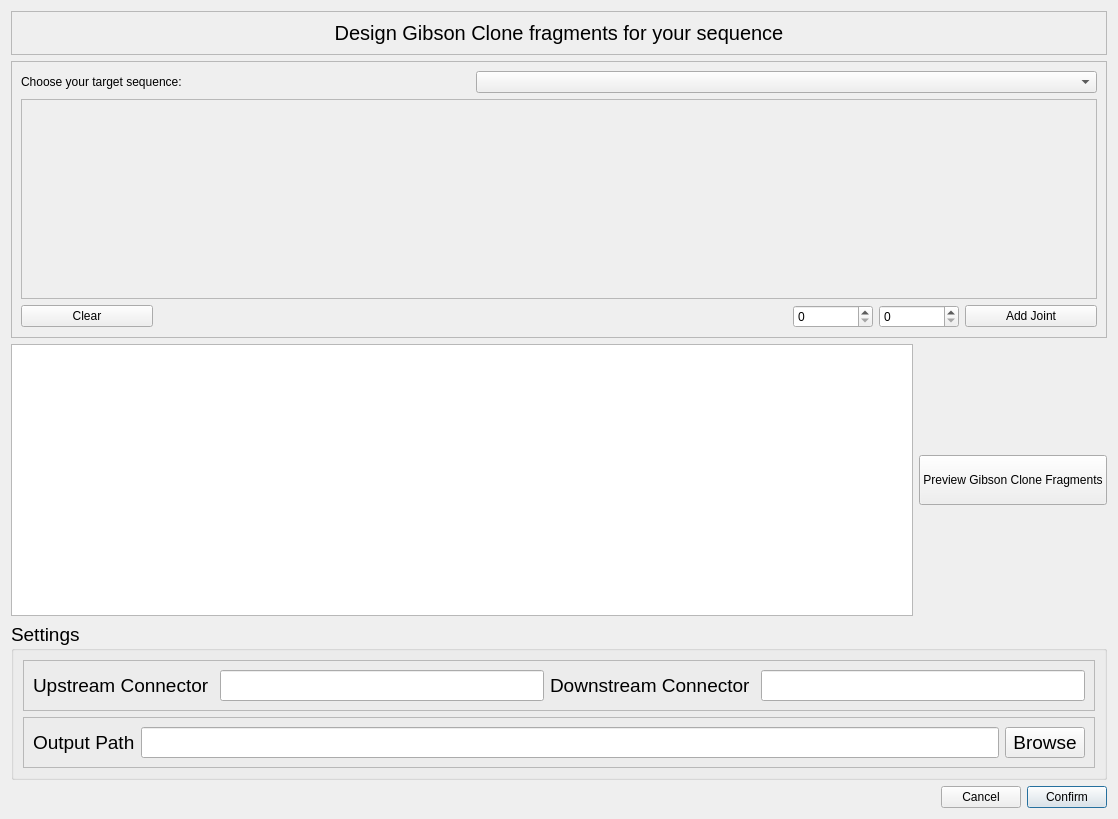
<?xml version="1.0" encoding="UTF-8"?>
<ui version="4.0">
 <class>GibsonSingleDialog</class>
 <widget class="QDialog" name="GibsonSingleDialog">
  <property name="geometry">
   <rect>
    <x>0</x>
    <y>0</y>
    <width>1118</width>
    <height>819</height>
   </rect>
  </property>
  <property name="windowTitle">
   <string>Gibson Clone fragments design</string>
  </property>
  <layout class="QGridLayout" name="gridLayout_10">
   <item row="3" column="0" colspan="3">
    <widget class="QGroupBox" name="groupBox">
     <property name="font">
      <font>
       <pointsize>14</pointsize>
      </font>
     </property>
     <property name="title">
      <string>Settings</string>
     </property>
     <layout class="QGridLayout" name="gridLayout_5">
      <item row="0" column="0" colspan="2">
       <widget class="QFrame" name="frame_4">
        <property name="frameShape">
         <enum>QFrame::StyledPanel</enum>
        </property>
        <property name="frameShadow">
         <enum>QFrame::Raised</enum>
        </property>
        <layout class="QGridLayout" name="gridLayout_4">
         <item row="0" column="0">
          <widget class="QLabel" name="label_5">
           <property name="text">
            <string>Upstream Connector </string>
           </property>
          </widget>
         </item>
         <item row="0" column="2">
          <widget class="QLabel" name="label_6">
           <property name="text">
            <string>Downstream Connector </string>
           </property>
          </widget>
         </item>
         <item row="0" column="1">
          <widget class="QLineEdit" name="jointUP"/>
         </item>
         <item row="0" column="3">
          <widget class="QLineEdit" name="jointDOWN"/>
         </item>
        </layout>
       </widget>
      </item>
      <item row="1" column="0" colspan="2">
       <widget class="QFrame" name="frame_3">
        <property name="frameShape">
         <enum>QFrame::StyledPanel</enum>
        </property>
        <property name="frameShadow">
         <enum>QFrame::Raised</enum>
        </property>
        <layout class="QGridLayout" name="gridLayout_6">
         <item row="0" column="2">
          <widget class="QPushButton" name="pushButtonBrowse">
           <property name="text">
            <string>Browse</string>
           </property>
          </widget>
         </item>
         <item row="0" column="1">
          <widget class="QLineEdit" name="outpath"/>
         </item>
         <item row="0" column="0">
          <widget class="QLabel" name="label_3">
           <property name="text">
            <string>Output Path</string>
           </property>
          </widget>
         </item>
        </layout>
       </widget>
      </item>
     </layout>
    </widget>
   </item>
   <item row="4" column="1">
    <widget class="QPushButton" name="pushButtonCancel">
     <property name="text">
      <string>Cancel</string>
     </property>
    </widget>
   </item>
   <item row="2" column="0" colspan="3">
    <layout class="QHBoxLayout" name="horizontalLayout_2">
     <item>
      <widget class="QTextEdit" name="textEdit"/>
     </item>
     <item>
      <widget class="QPushButton" name="pushButtonGenerate">
       <property name="minimumSize">
        <size>
         <width>0</width>
         <height>50</height>
        </size>
       </property>
       <property name="text">
        <string>Preview Gibson Clone Fragments</string>
       </property>
      </widget>
     </item>
    </layout>
   </item>
   <item row="4" column="2">
    <widget class="QPushButton" name="pushButtonConfirm">
     <property name="text">
      <string>Confirm</string>
     </property>
     <property name="autoDefault">
      <bool>false</bool>
     </property>
     <property name="default">
      <bool>true</bool>
     </property>
    </widget>
   </item>
   <item row="4" column="0">
    <spacer name="horizontalSpacer_4">
     <property name="orientation">
      <enum>Qt::Horizontal</enum>
     </property>
     <property name="sizeHint" stdset="0">
      <size>
       <width>915</width>
       <height>20</height>
      </size>
     </property>
    </spacer>
   </item>
   <item row="0" column="0" colspan="3">
    <widget class="QFrame" name="frame">
     <property name="maximumSize">
      <size>
       <width>16777215</width>
       <height>50</height>
      </size>
     </property>
     <property name="frameShape">
      <enum>QFrame::StyledPanel</enum>
     </property>
     <property name="frameShadow">
      <enum>QFrame::Raised</enum>
     </property>
     <layout class="QGridLayout" name="gridLayout">
      <item row="0" column="0">
       <widget class="QLabel" name="label_2">
        <property name="font">
         <font>
          <pointsize>15</pointsize>
         </font>
        </property>
        <property name="layoutDirection">
         <enum>Qt::LeftToRight</enum>
        </property>
        <property name="text">
         <string>Design Gibson Clone fragments for your sequence</string>
        </property>
        <property name="alignment">
         <set>Qt::AlignCenter</set>
        </property>
       </widget>
      </item>
     </layout>
    </widget>
   </item>
   <item row="1" column="0" colspan="3">
    <widget class="QFrame" name="frame_2">
     <property name="minimumSize">
      <size>
       <width>0</width>
       <height>200</height>
      </size>
     </property>
     <property name="frameShape">
      <enum>QFrame::StyledPanel</enum>
     </property>
     <property name="frameShadow">
      <enum>QFrame::Raised</enum>
     </property>
     <layout class="QGridLayout" name="gridLayout_3">
      <item row="0" column="0" colspan="2">
       <widget class="QLabel" name="label">
        <property name="maximumSize">
         <size>
          <width>300</width>
          <height>16777215</height>
         </size>
        </property>
        <property name="text">
         <string>Choose your target sequence:</string>
        </property>
       </widget>
      </item>
      <item row="1" column="0" colspan="5">
       <widget class="QFrame" name="frame_5">
        <property name="minimumSize">
         <size>
          <width>0</width>
          <height>200</height>
         </size>
        </property>
        <property name="maximumSize">
         <size>
          <width>16777215</width>
          <height>200</height>
         </size>
        </property>
        <property name="frameShape">
         <enum>QFrame::StyledPanel</enum>
        </property>
        <property name="frameShadow">
         <enum>QFrame::Raised</enum>
        </property>
        <layout class="QGridLayout" name="gridLayout_2">
         <item row="0" column="0">
          <layout class="QGridLayout" name="gridLayoutSeq"/>
         </item>
        </layout>
       </widget>
      </item>
      <item row="2" column="0">
       <widget class="QPushButton" name="clear">
        <property name="text">
         <string>Clear</string>
        </property>
       </widget>
      </item>
      <item row="2" column="1" colspan="2">
       <spacer name="horizontalSpacer">
        <property name="orientation">
         <enum>Qt::Horizontal</enum>
        </property>
        <property name="sizeHint" stdset="0">
         <size>
          <width>628</width>
          <height>20</height>
         </size>
        </property>
       </spacer>
      </item>
      <item row="2" column="3">
       <layout class="QHBoxLayout" name="horizontalLayout_3">
        <item>
         <widget class="QSpinBox" name="spinBoxStart">
          <property name="minimumSize">
           <size>
            <width>80</width>
            <height>0</height>
           </size>
          </property>
          <property name="maximum">
           <number>9999</number>
          </property>
         </widget>
        </item>
        <item>
         <widget class="QSpinBox" name="spinBoxEnd">
          <property name="minimumSize">
           <size>
            <width>80</width>
            <height>0</height>
           </size>
          </property>
          <property name="maximum">
           <number>9999</number>
          </property>
         </widget>
        </item>
       </layout>
      </item>
      <item row="2" column="4">
       <widget class="QPushButton" name="pushButtonAdd">
        <property name="text">
         <string>Add Joint</string>
        </property>
       </widget>
      </item>
      <item row="0" column="2" colspan="3">
       <widget class="QComboBox" name="comboBox"/>
      </item>
     </layout>
    </widget>
   </item>
  </layout>
 </widget>
 <resources/>
 <connections/>
</ui>
